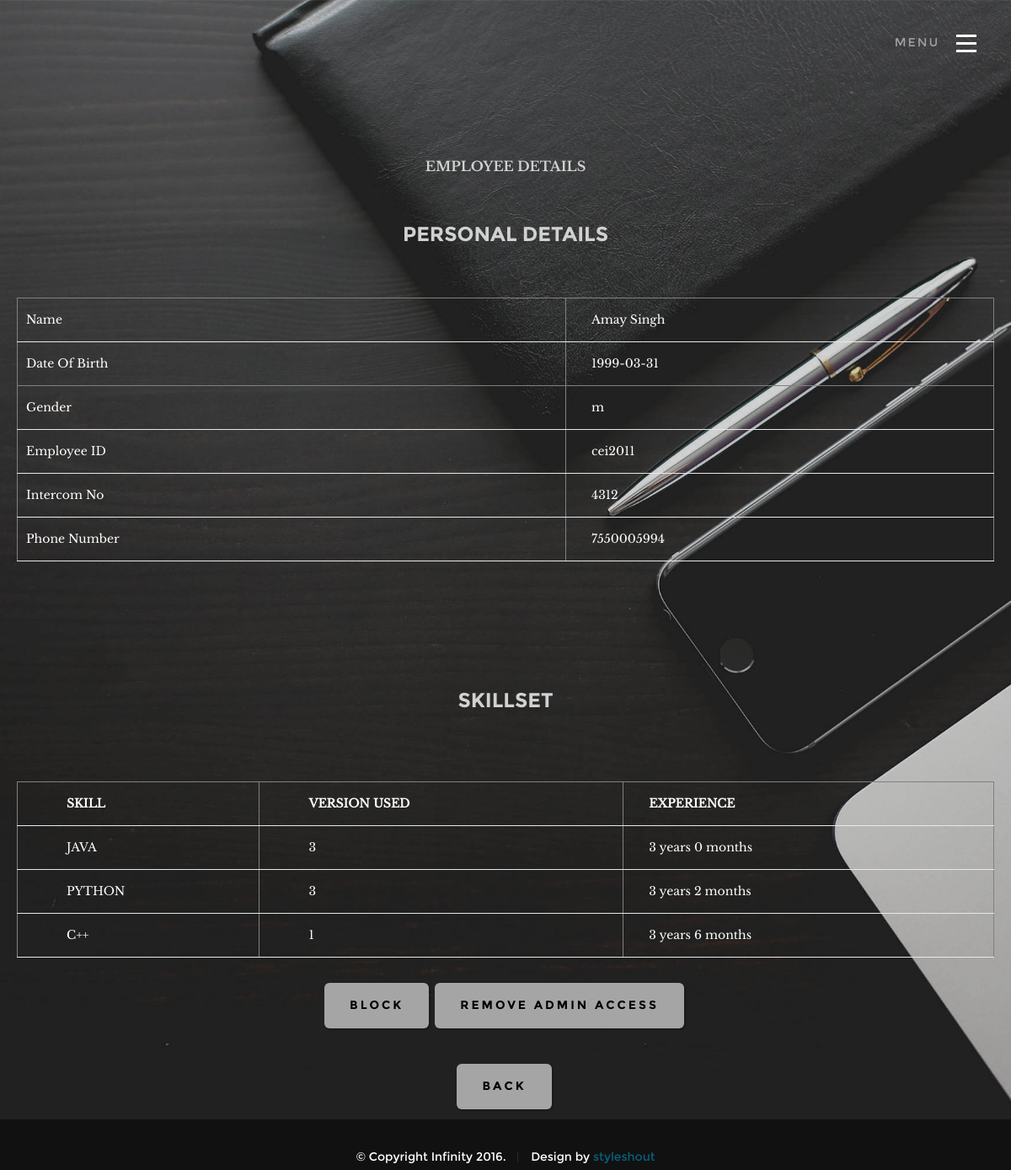
The app's page /disp.php?hid=cei2011 (signed in) with its own data.
### tables this page shows
CREATE TABLE `emp_details` (
  `fname` varchar(20) NOT NULL,
  `lname` varchar(20) NOT NULL,
  `id` int(11) NOT NULL,
  `empid` varchar(10) NOT NULL,
  `email` varchar(30) NOT NULL,
  `password` varchar(20) NOT NULL,
  `hpass` varchar(32) NOT NULL,
  `dob` date NOT NULL,
  `address` varchar(100) NOT NULL,
  `stateid` varchar(2) NOT NULL,
  `cityid` varchar(2) NOT NULL,
  `gender` tinytext NOT NULL,
  `phno` bigint(11) NOT NULL,
  `inter` int(4) NOT NULL,
  `activeindi` varchar(2) NOT NULL DEFAULT 'a',
  `admin` tinyint(1) NOT NULL DEFAULT '0',
  `udts` datetime NOT NULL DEFAULT CURRENT_TIMESTAMP
);

CREATE TABLE `eskill` (
  `id` int(11) NOT NULL,
  `eid` int(11) NOT NULL,
  `skillid` int(11) NOT NULL,
  `lastused` int(4) NOT NULL,
  `exp_y` int(11) NOT NULL,
  `exp_m` int(11) NOT NULL,
  `ver` float NOT NULL,
  `activ` varchar(2) NOT NULL DEFAULT 'a'
);

CREATE TABLE `skill` (
  `skillnam` varchar(10) NOT NULL,
  `skillid` int(11) NOT NULL
);

### disp.php (the view, shortened to what this page needs)
<?php
	if (!(isset($_SESSION['eid'])))
		header("Location: index.php");
	else
	{
		$port = getenv('S2G_mysqli_PORT');
		$dbhost = "localhost".$port;
		$dbuser = "root";
		$dbpass = "";
		$connect = mysqli_connect($dbhost,$dbuser,$dbpass);
		mysqli_select_db($connect,'employee_db');
		$a=$_GET['hid'];
?>
<!DOCTYPE html>
<html>
<head>
   <link rel="stylesheet" href="css/base.css">
   <link rel="stylesheet" href="css/vendor.css">
   <link rel="stylesheet" href="css/main.css">
</head>
<body id="top">
   <header>
		<a id="header-menu-trigger" href="#0">
		 	<span class="header-menu-text">Menu</span>
		  	<span class="header-menu-icon"></span>
		</a>
	</header>
<?php
		$query_select="SELECT * FROM emp_details where empid='$a'";
		$result=mysqli_query($connect,$query_select);
		$row = mysqli_fetch_assoc($result);
		$eid=$row['id'];
		if(!(empty($row)))
		{?>
			 <section id="home">
			<div class="overlay"></div>
			<h2 class=" text-center text-m-size-30" style="padding-top: 15%"><b>EMPLOYEE DETAILS</b></h2><br>
			<h2 class="text-size-30 text-center" style="font-weight: bold; margin: 0">PERSONAL DETAILS</h2><br><br>
			<div class="home-content-table">
				   <div class="home-content-tablecell">
					<div class="row_ns">
						<div class="col-twelve">
						<div class="text-center">
					<table border="5px">
						<tr>
							<td style="padding-left: 10px">Name</th>
							<td><?php echo $row['fname']." ".$row['lname'];?></td>
						</tr>
						<tr>
							<td style="padding-left: 10px">Date Of Birth</th>
							<td><?php echo $row['dob']; ?></td>
						<tr>
						<tr>
							<td style="padding-left: 10px">Gender</th>
							<td><?php echo $row['gender'] ?></td>
						</tr>
						<tr>
							<td style="padding-left: 10px">Employee ID</th>
							<td><?php echo $row['empid'] ?></td>
						</tr>
						<tr>
							<td style="padding-left: 10px">Intercom No</th>
							<td><?php echo $row['inter'] ?></td>
						</tr>
						<tr>
							<td style="padding-left: 10px">Phone Number</th>
							<td><?php echo $row['phno']?></td>
						</tr>
					</table>
					</div>
					</div>
					</div>
				   </div>
				</div>
				<br><br><br><br>
				<h2 class="text-size-30 text-center" style="font-weight: bold;">SKILLSET</h2><br><br>
				<div class="home-content-table">
				   <div class="home-content-tablecell">
					<div class="row_ns">
						<div class="col-twelve">
						<div class="text-center">
								<table border="5px" class="text-size-20">
								<center>
								<tr class="text-center" style="font-weight: bold; text-align: center">
									<td style=" padding-left: 5%">SKILL</th>
									<td style=" padding-left: 5%">VERSION USED</th>
									<td style=" padding-left: 5">EXPERIENCE</th>
								</tr>
								</center>
				<?php
								$countquery = "SELECT * FROM eskill A LEFT JOIN skill B ON A.skillid = B.skillid AND A.activ = 'a' WHERE eid = '$eid' AND A.activ = 'a'";
					$result = mysqli_query( $connect,$countquery);
					if($result)
					{
						while($skills = mysqli_fetch_assoc($result))
						{
				?>
								<tr class="text-center">
									<td style="text-transform: uppercase; padding-left: 5%"><?php echo $skills['skillnam']; ?></td>
									<td style=" padding-left: 5%"><?php echo $skills['ver']; ?></td>
									<td style=" padding-left: 3/%"><?php
										if($skills['exp_y']==1&&$skills['exp_m']==1)
											echo $skills['exp_y']." year ".$skills['exp_m']." month";
										else if($skills['exp_y']==0&&$skills['exp_m']==1)
											echo $skills['exp_m']." month";
										else if($skills['exp_y']==0&&$skills['exp_m']!=1)
											echo $skills['exp_m']." months";
										else if($skills['exp_y']==1&&$skills['exp_m']!=1)
											echo $skills['exp_y']." year ".$skills['exp_m']." months";
										else if($skills['exp_y']!=1&&$skills['exp_m']==1)
											echo $skills['exp_y']." years ".$skills['exp_m']." month";
										else
											echo $skills['exp_y']." years ".$skills['exp_m']." months";?>
										</td>
								</tr>
								<?php
						}
					}
					else{
					?>
						<tr><td colspan='3'><center><h3>The User Has No Skills</center></h3></td></tr>
					<?php
					}
					?>
						</table>
							<form action="action.php" method="post" name="fact">
			<?php
				if($_SESSION['stat']=='a')
				{
					if($row['activeindi']=='a')
					{
			?>
						<input type="submit" name="action" value="Block">
			<?php
					}
					else
					{
			?>
						<input type="submit" name="action" value="Unblock">
			<?php
					}
					if($row['admin']=='0')
					{
			?>
						<input type="submit" name="action" value="Give Admin Access">
			<?php
					}
					else
					{
			?>
						<input type="submit" name="action" value="Remove Admin Access">
			<?php
					}
				}
			?>
			</form>
			<?php
			}
			?>
			<button type="button" onclick="window.location.href='search1.php'">Back</button>
						</div>
					</div>
				</div>
				</div>
				</div>
			 </section>
		<?php
		}
?>
<section id="foot">
   	<div class="footer-bottom">
      	<div class="row">
      		<div class="col-twelve">
	      		<div class="copyright">
		         	<span>© Copyright Infinity 2016.</span>
		         	<span>Design by <a href="http://www.styleshout.com/">styleshout</a></span>
		         </div>
	      	</div>
      	</div>
      </div>
</section>
</body>
</html>

### css/base.css (style rules this page uses)
html { font-family: sans-serif; -ms-text-size-adjust: 100%; -webkit-text-size-adjust: 100%; }
body { margin: 0; }
article, aside, details, figcaption, figure, footer, header, hgroup, main, menu, nav, section, summary { display: block; }
a { background: transparent; }
b, strong { font-weight: bold; }
button, input, optgroup, select, textarea { color: inherit; font: inherit; margin: 0; }
button { overflow: visible; }
button, select { text-transform: none; }
button, html input[type="button"], input[type="reset"], input[type="submit"] { -webkit-appearance: button; cursor: pointer; }
input { line-height: normal; }
table { border-collapse: collapse; border-spacing: 0; }
td, th { padding: 0; }
html { font-size: 62.5%; box-sizing: border-box; }
*, *::before, *::after { box-sizing: inherit; }
body { font-weight: normal; line-height: 1; text-rendering: optimizeLegibility; word-wrap: break-word; -webkit-overflow-scrolling: touch; -webkit-text-size-adjust: none; }
body, input, button { -moz-osx-font-smoothing: grayscale; -webkit-font-smoothing: antialiased; }
div, dl, dt, dd, ul, ol, li, h1, h2, h3, h4, h5, h6, pre, form, p, blockquote, th, td { margin: 0; padding: 0; }
h1, h2, h3, h4, h5, h6 { -webkit-font-variant-ligatures: common-ligatures; -moz-font-variant-ligatures: common-ligatures; font-variant-ligatures: common-ligatures; text-rendering: optimizeLegibility; }
strong, b { font-weight: bold; line-height: inherit; }
a { text-decoration: none; line-height: inherit; }
.row { width: 94%; max-width: 1170px; margin: 0 auto; }
.row:before, .row:after { content: ""; display: table; }
.row:after { clear: both; }
[class*="col-"], .bgrid { float: left; }
[class*="col-"] { padding: 0 20px; }
.col-twelve, .col-full { width: 100%; }
.text-center { text-align: center; }

### records on screen
emp_details: fname "Amay", lname "Singh", dob "1999-03-31", gender "m", empid "cei2011", inter "4312", phno "7550005994"
eskill: skillid.skillnam "JAVA", ver "3", exp_y "3", exp_m "0"
eskill: skillid.skillnam "PYTHON", ver "3", exp_y "3", exp_m "2"
eskill: skillid.skillnam "C++", ver "1", exp_y "3", exp_m "6"
